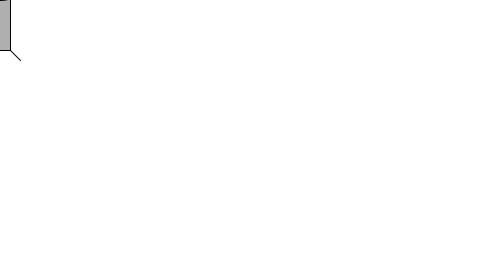
Frame 1 (no input)
Frame 60 (the mouse pressed at the canvas centre just before this capture): identical to frame 1, image omitted
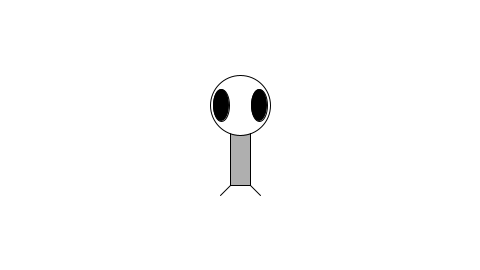
Frame 120 (the mouse held since frame 60 and released just before this capture)

The Processing sketch that drew these frames (run headless with seeded random() and noise(); from frame 60 on, the mouse is pressed at the canvas centre):

// Processing sketch: zoog_translated__tudo_relacionado_ao_mouseX_e_mouseY
// ── zoog_translated__tudo_relacionado_ao_mouseX_e_mouseY.pde
void setup() {
  size(480, 270);
}

void draw() {
  background(255);
  rectMode(CENTER);
  ellipseMode(CENTER);

  // tudo dentro do draw será relacionado ao mouseX e mouseY (mouseX, mouseY)
  translate(mouseX, mouseY);

  // Draw Zoog's body
  stroke(0);
  fill(175);
  rect(0, 0, 20, 100);

  // Draw Zoog's head
  stroke(0);
  fill(255);
  ellipse(0, -30, 60, 60);
  // Draw Zoog's eyes
  stroke(0);
  fill(0);
  ellipse(-19, -30, 16, 32);
  ellipse( 19, -30, 16, 32);

  // Draw Zoog's legs
  stroke(0);
  line(-10, 50, -20, 60);
  line( 10, 50, 20, 60);
}
